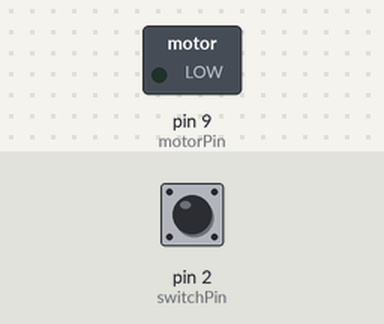
Simulated run of this sketch. Board: Arduino Uno, built with avr-gcc and run on an emulated ATmega328P. Parts: switched loads named in the sketch (green lamp = pin HIGH). The inputs (shaded band) are chosen by the test bench; at power-on: pin 2 (switchPin) LOW.

Above: at 1.2 s.
1.3 s: pin 2 (switchPin) pulled HIGH for 0.15 s
At 1.37 s:
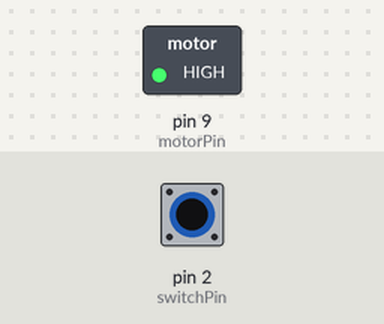
2.9 s: pin 2 (switchPin) pulled HIGH for 3.2 s
At 7.0 s:
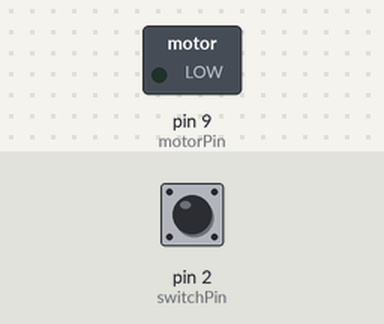
Timing chart, 0 to 8.5 s (numbered marks = the images above; inputs shaded):
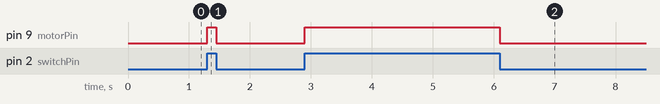

The sketch:

motor.ino
```cpp
const int switchPin = 2;
const int motorPin = 9;
int switchState = 0;
void setup(){
  pinMode(motorPin, OUTPUT);
  pinMode(switchPin, INPUT);
}

void loop(){
  switchState = digitalRead(switchPin);
  if (switchState == HIGH){
    digitalWrite(motorPin, HIGH);
  }
  else digitalWrite(motorPin, LOW);
}
```

Measured:
- after the input at 1.3 s, pin 9 (motorPin): LOW → HIGH at once, → LOW 0.15 s later
- after the input at 2.9 s, pin 9 (motorPin): LOW → HIGH at once, → LOW 3.2 s later
